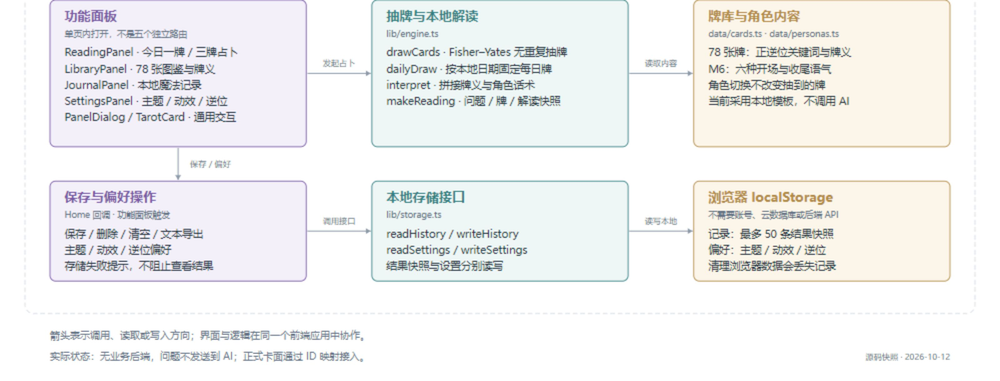
#> input picture examples/pony-tarot/export-bottom.png, 1000 x 381 px, shrunk from 3200 x 1220 before the run
$ python check_tiling.py ../../examples/pony-tarot/export-bottom.png
#> lines starting #> are read from the running program, lines starting #| are printed output that depends on the picture
# -*- coding: utf-8 -*-
"""check_tiling.py — 浏览器截屏导出的 PNG 平铺自检。

背景：对超一屏页面用 fullPage 截屏、或对超大视口截屏，浏览器会把画面裁成
视口大小的碎片重复铺满整张 PNG——尺寸完全正确但内容是坏的，且只查尺寸发现不了。

原理：真被 2×2 平铺的图，上半与下半、左半与右半几乎逐像素相同。
用法：python check_tiling.py a.png b.png ...
      vdiff/hdiff 均 < 6 判为疑似平铺（对称图会误报，结合肉眼）。
"""
from __future__ import annotations

import sys

import numpy as np
from PIL import Image


def score(path: str) -> tuple[float, float]:
    a = np.asarray(Image.open(path).convert("L"), dtype=np.int16)
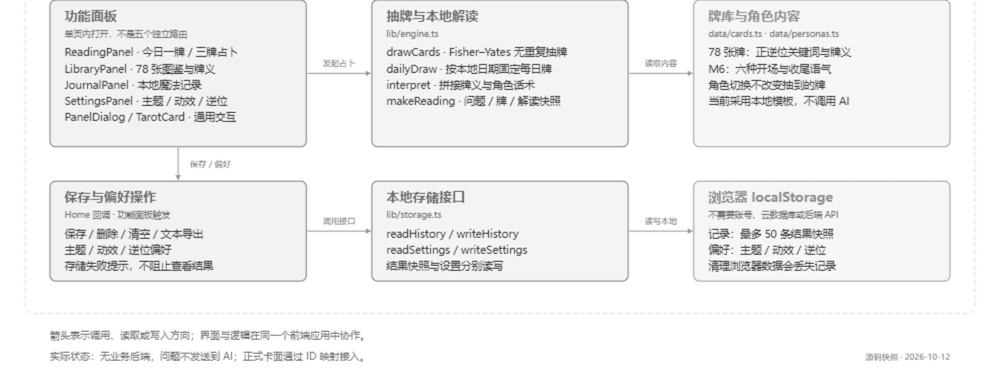
#> a: shape (381, 1000) int16; min 51, max 255, mean 240.7
    h, w = a.shape
#> h = 381; w = 1000
    v = np.abs(a[: h // 2, :] - a[h // 2: h // 2 * 2, :]).mean()
#> v = 17.92
    hz = np.abs(a[:, : w // 2] - a[:, w // 2: w // 2 * 2]).mean()
#> hz = 19.25
    return float(v), float(hz)


if __name__ == "__main__":
    for p in sys.argv[1:]:
        v, hz = score(p)
#> v = 17.92; hz = 19.25
        flag = "TILED?" if (v < 6 and hz < 6) else "ok"
#> flag = 'ok'
        print(f"{p:40s} vdiff={v:6.1f} hdiff={hz:6.1f} {flag}")
#| ../../examples/pony-tarot/export-bottom.png vdiff=  17.9 hdiff=  19.3 ok
